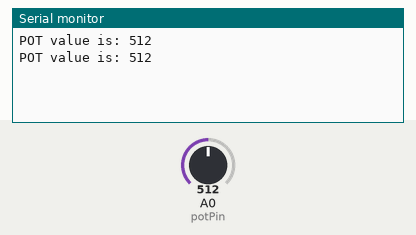
Simulated run of this sketch. Board: Arduino Uno, built with avr-gcc and run on an emulated ATmega328P. Parts: the last lines printed to the serial monitor. The test bench sets the inputs (shaded band); at power-on: A0 (potPin) = 512.

Above: at 1.8 s.
1.9 s: A0 (potPin) set to 716
At 2.8 s:
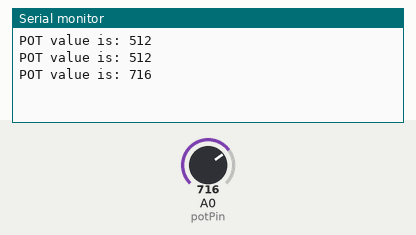
3.4 s: A0 (potPin) set to 900
At 4.4 s:
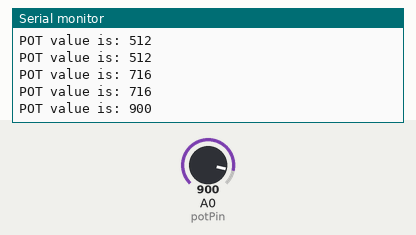
Timing chart, 0 to 6.4 s (numbered marks = the images above; inputs shaded):
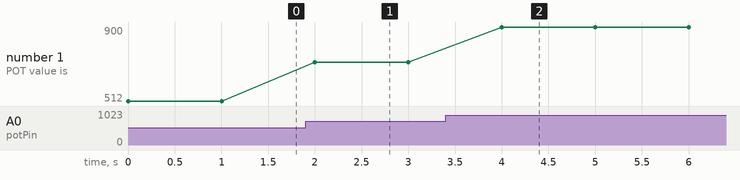

Measured:
- after the input at 1.9 s, the serial monitor: prints a new line after 0.10 s (image 1)
- after the input at 3.4 s, the serial monitor: prints a new line after 0.60 s (image 2)
- plotted number 1: 512 → 716 after the input at 1.9 s, 716 → 900 after the input at 3.4 s

The sketch:

AnalogRead.ino
```cpp
int potPin = A0;
int potValue;

void setup() {
  Serial.begin(9600);
}

void loop() {
 potValue = analogRead(A0);
 Serial.print("POT value is: ");
 Serial.println(potValue);
 delay(1000);
}
```
